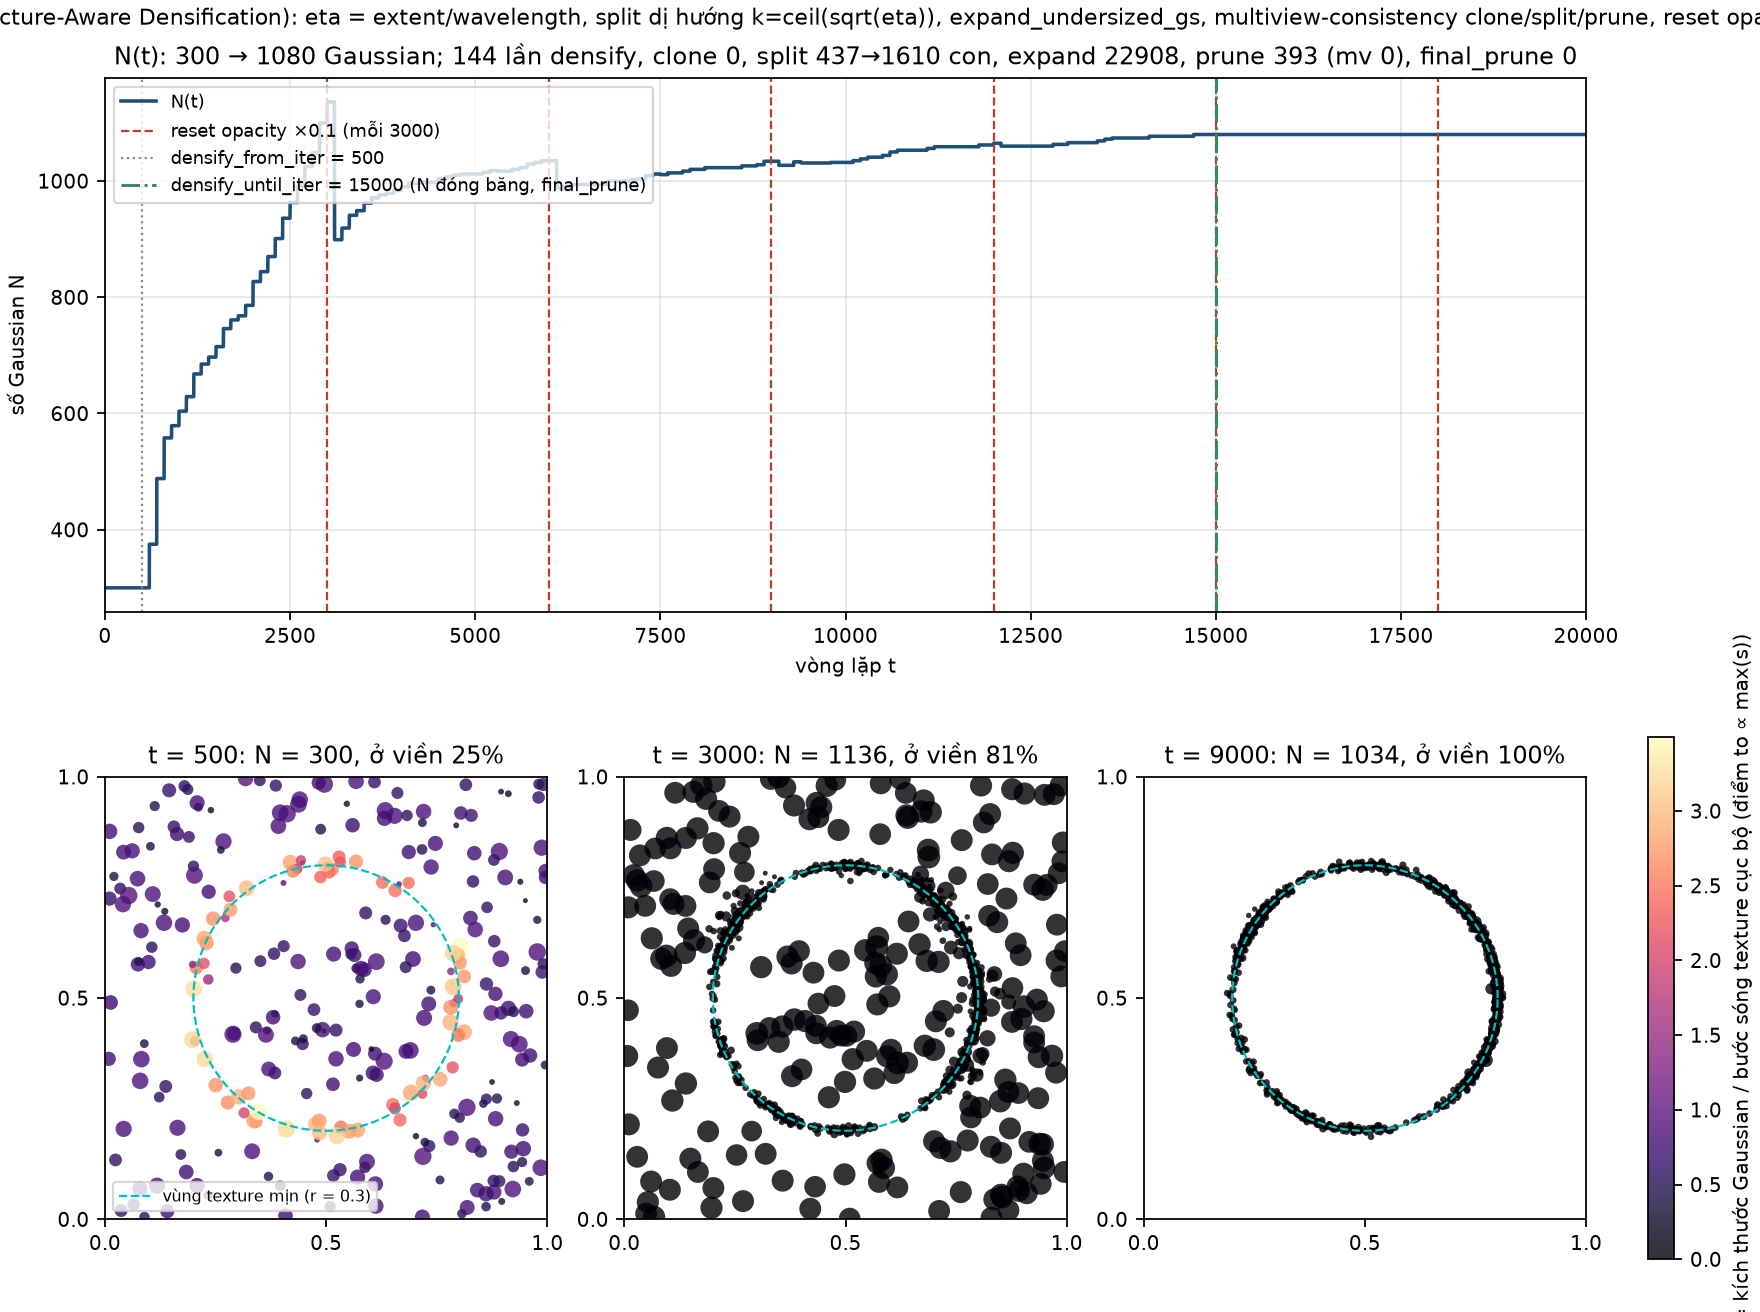

Source code (Python):
"""
adc_3dgs_demo.py — Mô phỏng TOY cơ chế Structure-Aware Densification (SADGS,
SIGGRAPH 2026, "Faster 3D Gaussian Splatting Convergence via Structure-Aware
Densification"). SADGS kế thừa khung ADC của 3DGS/FastGS (lịch densify mỗi
`densification_interval` vòng, reset opacity định kỳ) nhưng THAY tiêu chí
clone/split bằng việc so khớp KÍCH THƯỚC MÀN HÌNH của mỗi Gaussian với cấu
trúc texture đa tỉ lệ (multiscale image structure) của ảnh, cộng thêm
multiview-consistency pruning.

ĐÂY LÀ TOY MODEL: không render ảnh, không có structure tensor thật. "Bước
sóng kết cấu cục bộ" lambda(x) (độ chi tiết của texture tại vị trí x) được
GIẢ LẬP: nhỏ (chi tiết mịn) ở viền một đường tròn, lớn (mượt) ở nơi khác.
Mục đích là minh hoạ đúng CÔNG THỨC & THAM SỐ thật của
SADGS/scene/gaussian_model.py (densify_and_split_structgs,
densify_and_clone_structgs, densify_and_prune_structgs, expand_undersized_gs,
final_prune_structgs) và SADGS/arguments/__init__.py:

  (1) Lịch: densify + prune mỗi `densification_interval` (=100) vòng, trong
      khoảng densify_from_iter (=500) < t < densify_until_iter (=15000);
      reset opacity NHÂN (không phải floor) mỗi opacity_reset_interval
      (=3000) vòng: alpha <- alpha * opacity_reset_decay (=0.1).

  (2) Với mỗi Gaussian i, mỗi lần "nhìn thấy" (1 vòng lặp ~ 1 view trong
      toy), tính violation tần số theo trục a in {x, y}:
          eta_i,a(t) = (kích thước hình chiếu trục a) / lambda(mu_i)
      (công thức thật dùng structure tensor 2x2 để lấy lambda1 = trị riêng
      lớn nhất = năng lượng tần số cao nhất, rồi lambda(x) = 1/sqrt(lambda1);
      eta = axis_length / lambda -> eta > 1 nghĩa là Gaussian TO hơn chi
      tiết texture -> alias -> cần split).
      Ta lưu:
        eta_max_i,a = max qua các lần nhìn thấy của eta_i,a(t)   (leaky max)
        view_count_i = số lần "nhìn thấy" tích cực (denom)
        eta_high_count_i = số lần eta_max_scalar > TAU_HIGH (=1.0)
        eta_low_count_i  = số lần eta_max_scalar <= TAU_LOW (=0.1)
      chỉ tích luỹ khi Gaussian "hiện diện" (visible) VÀ gradient vị trí giả
      lập vượt freq_grad_threshold (=2e-5) — mirror `update_freq_stats_online`.

  (3) Multiview-consistency (mỗi kỳ densify, dùng high_ratio/low_ratio thay
      cho 1 ngưỡng gradient duy nhất như 3DGS gốc):
          high_ratio_i = eta_high_count_i / view_count_i
          low_ratio_i  = eta_low_count_i  / view_count_i
          split_signal_i  = [high_ratio_i > split_ratio_threshold (=0.8)]
                              AND [g_bar_i >= grad_thresh (=2e-4)]
          prune_signal_i  = [low_ratio_i  > prune_ratio_threshold (=0.8)]
      rồi phân loại theo kích thước hiện tại (giống percent_dense cũ, nay
      gọi là `dense` = args.dense = 0.001):
          clone_i = split_signal_i AND [max(s_i) <= dense * extent]
          split_i = split_signal_i AND [max(s_i) >  dense * extent]
      và lọc thêm bằng importance_score (ở đây = view_count chuẩn hoá) so
      với importance_score_threshold (=0.5): Gaussian ít được "nhìn thấy"
      không được phép clone/split dù eta cao.

  (4) Clone: copy nguyên theta (như cũ)  -> N + 1.
      Split DỊ HƯỚNG theo trục (densify_and_split_structgs): số con theo
      mỗi trục  k_a = clip(ceil(sqrt(eta_max_i,a)), 1, max_clones_per_axis
      (=8))  (lý thuyết lấy mẫu: sigma_new*omega <= 1  <=>  k >= sqrt(eta)).
      Tổng con = k_x * k_y (3D thật: k_x*k_y*k_z). Đặt trên lưới đều tâm 0,
      độ giãn cách = sigma_new * sqrt(12), rồi xoay bởi R(theta_i):
          scale_new = s_i / k^ks_scale_power   (ks_scale_power = 1.0)
      Gốc bị xoá -> N + (k_x*k_y - 1) cho mỗi Gaussian bị split.

  (5) expand_undersized_gs (mô phỏng, KHÔNG chạy tự động trong train.py thật —
      lời gọi DUY NHẤT tới hàm này, ở train.py:356-359, đang bị comment out;
      toy demo này BẬT RIÊNG cơ chế dưới đây chỉ để minh hoạ công thức):
      Gaussian "quá nhỏ" so với texture cục bộ
      (0 < eta_max_i,a < tau_expand (=1.0)) được NỚI RỘNG trực tiếp (không
      sinh điểm mới) để đạt đúng eta = 1:
          log(s_new) = log(s_old) - 0.5 * log(eta_max_i,a)
      (đây là hiệu chỉnh phân tích, không phải gradient descent.)

  (6) Prune cứng (densify_and_prune_structgs): xoá_i =
          [alpha_i < min_opacity (=0.1)]                              OR
          [r_i^2D > 20 px, chỉ khi t > opacity_reset_interval]        OR
          [max(s_i) > 0.1 * extent]                                   OR
          [prune_signal_i (multiview-consistency, xem (3))]
      Sau mỗi lần densify+prune, opacity bị CHẶN TRẦN:
          alpha_i <- min(alpha_i, opacity_cap (=0.8))
      (khác 3DGS gốc: không ép sàn 0.005 mà chặn TRẦN 0.8.)

  (7) final_prune_structgs (mô phỏng, KHÔNG chạy tự động trong lịch chính —
      trong code thật hàm này được gọi rời, có điều kiện — ở đây minh hoạ
      1 lần tại t = densify_until_iter): xoá thêm Gaussian có
          alpha_i < min_opacity  OR  pruning_score_i > 0.9
      với pruning_score xấp xỉ = low_ratio quan sát được ở kỳ densify cuối
      cùng (đại diện cho "độ không nhất quán multi-view" thật được đo bằng
      multi-view reconstruction consistency trong code gốc).

Không gian là 2D để dễ vẽ; mở rộng 3D chỉ cần mu (N,3), scale (N,3), rot là
quaternion (N,4) thay cho góc xoay (N,), thêm trục k_z, và lambda(x)/eta lấy
từ structure tensor 2D thật của ảnh chiếu (không phải hàm giả lập ở đây).

Chạy:  python DOCS/BOOK/adc_3dgs/adc_3dgs_demo.py
Kết quả: DOCS/BOOK/adc_3dgs/adc_3dgs_demo.png + thống kê in ra màn hình.
Chỉ dùng numpy + matplotlib.
"""

from __future__ import annotations

import os
from dataclasses import dataclass, field

import matplotlib

matplotlib.use("Agg")
import matplotlib.pyplot as plt  # noqa: E402
import numpy as np  # noqa: E402

plt.rcParams["figure.constrained_layout.use"] = True
plt.rcParams["font.size"] = 9

HERE = os.path.dirname(os.path.abspath(__file__))
OUT_PNG = os.path.join(HERE, "adc_3dgs_demo.png")

# Vùng "chi tiết cao" giả lập: viền đường tròn tâm (0.5, 0.5), bán kính 0.3
CIRCLE_C = np.array([0.5, 0.5])
CIRCLE_R = 0.3


# ----------------------------------------------------------------------------
# Cấu hình SADGS — lấy đúng theo SADGS/arguments/__init__.py (OptimizationParams)
# ----------------------------------------------------------------------------
@dataclass
class ADCConfig:
    # --- lịch (giữ nguyên khung 3DGS/FastGS) ---
    densify_from_iter: int = 500
    densify_until_iter: int = 15000
    densification_interval: int = 100
    opacity_reset_interval: int = 3000
    opacity_reset_decay: float = 0.1          # nhân, KHÔNG phải floor      (mục 1)
    total_iters: int = 20000
    extent: float = 1.0

    # --- ngưỡng structure-aware (đúng tên/giá trị mặc định trong arguments) ---
    dense: float = 0.001                      # args.dense (percent_dense)  (mục 3)
    grad_thresh: float = 0.0002               # gate is_grad_high            (mục 3)
    freq_grad_threshold: float = 0.00002      # gate tích luỹ thống kê eta   (mục 2)
    importance_score_threshold: float = 0.5   # lọc theo view_count          (mục 3)
    split_ratio_threshold: float = 0.8        # multiview-consistency split  (mục 3)
    prune_ratio_threshold: float = 0.8        # multiview-consistency prune  (mục 3)
    tau_expand: float = 1.0                   # expand_undersized_gs         (mục 5)
    ks_scale_power: float = 1.0               # new_scale = old / k^power    (mục 4)
    max_clones_per_axis: int = 8              # trần số con mỗi trục         (mục 4)
    eta_tau_high: float = 1.0                 # TAU_HIGH trong freq_utils.py (mục 2)
    eta_tau_low: float = 0.1                  # TAU_LOW trong freq_utils.py  (mục 2)
    min_opacity: float = 0.1                  # min_opacity trong train.py   (mục 6)
    scale_max_ratio: float = 0.1              # 0.1 * extent                 (mục 6)
    radius_2d_max_px: float = 20.0            # size_threshold                (mục 6)
    opacity_cap: float = 0.8                  # min(alpha, 0.8) sau densify  (mục 6)
    final_prune_score: float = 0.9            # pruning_score > 0.9           (mục 7)

    # --- tham số CHỈ của phần giả lập (không thuộc SADGS thật) ---
    focal_px: float = 800.0                   # r^2D ~ max(s) * focal / depth, depth = 1
    visibility_p: float = 0.7                 # xác suất Gaussian được "nhìn thấy" ở 1 view
    alpha_grow_per_iter: float = 0.0006
    alpha_decay_per_iter: float = 0.004
    dying_fraction: float = 0.04
    wavelength_rim: float = 0.012             # lambda(x) ở viền: chi tiết mịn  -> eta lớn
    wavelength_bg: float = 0.045              # lambda(x) nơi khác: mượt        -> eta nhỏ
    band_width: float = 0.03                  # bề rộng băng viền có texture mịn
    eta_noise_std: float = 0.1                # nhiễu log-normal của eta mỗi lần quan sát
    expand_step_clip: float = 0.4             # [chỉ giả lập] chặn bước expand_undersized_gs
                                               # mỗi chu kỳ (tránh dao động do nhiễu toy)
    density_sat: float = 1.0
    density_cell: float = 0.02
    pos_lr: float = 0.002
    pos_noise: float = 3e-4
    snapshot_iters: tuple = (500, 3000, 9000, 15000)


# ----------------------------------------------------------------------------
# Đám mây Gaussian 2D
# ----------------------------------------------------------------------------
@dataclass
class GaussianCloud:
    """Tập Gaussian 2D. Mọi mảng có cùng chiều dài N.

    mu           (N,2)  tâm
    scale        (N,2)  bán trục s_i (độ lệch chuẩn theo 2 trục riêng)
    rot          (N,)   góc xoay theta_i — đóng vai trò R(q_i) trong 2D
    alpha        (N,)   opacity dạng xác suất (code thật lưu logit)
    g_accum      (N,)   tích luỹ gradient vị trí (dùng cho is_grad_high, mục 3)
    g_denom      (N,)   số lần tích luỹ gradient vị trí
    eta_max      (N,2)  max_eta_3ch rút gọn 2 trục: max eta quan sát theo trục a
    view_count   (N,)   accum_view_count — số lần quan sát tích cực
    eta_hi_cnt   (N,)   eta_high_count — số lần eta_max_scalar > TAU_HIGH
    eta_lo_cnt   (N,)   eta_low_count  — số lần eta_max_scalar <= TAU_LOW
    rate         (N,)   [chỉ giả lập] tốc độ đổi alpha mỗi vòng (+: sống, -: chết)
    """

    mu: np.ndarray
    scale: np.ndarray
    rot: np.ndarray
    alpha: np.ndarray
    g_accum: np.ndarray = field(default=None)
    g_denom: np.ndarray = field(default=None)
    eta_max: np.ndarray = field(default=None)
    view_count: np.ndarray = field(default=None)
    eta_hi_cnt: np.ndarray = field(default=None)
    eta_lo_cnt: np.ndarray = field(default=None)
    rate: np.ndarray = field(default=None)

    def __post_init__(self):
        n = len(self.mu)
        if self.g_accum is None:
            self.g_accum = np.zeros(n)
        if self.g_denom is None:
            self.g_denom = np.zeros(n)
        if self.eta_max is None:
            self.eta_max = np.zeros((n, 2))
        if self.view_count is None:
            self.view_count = np.zeros(n)
        if self.eta_hi_cnt is None:
            self.eta_hi_cnt = np.zeros(n)
        if self.eta_lo_cnt is None:
            self.eta_lo_cnt = np.zeros(n)
        if self.rate is None:
            self.rate = np.zeros(n)
        self.check()

    _FIELDS = ("mu", "scale", "rot", "alpha", "g_accum", "g_denom",
               "eta_max", "view_count", "eta_hi_cnt", "eta_lo_cnt", "rate")

    @property
    def n(self) -> int:
        return len(self.mu)

    def check(self):
        n = self.n
        for f in self._FIELDS:
            arr = getattr(self, f)
            assert len(arr) == n, f"mảng {f} có {len(arr)} phần tử, mong {n}"
        assert self.mu.shape == (n, 2) and self.scale.shape == (n, 2)
        assert self.eta_max.shape == (n, 2)

    def reset_stats(self):
        """Đặt lại các bộ tích luỹ sau mỗi lần densify (như train.py: accum_eta,
        accum_view_count, max_eta_3ch, eta_high/low_count đều .zero_())."""
        n = self.n
        self.g_accum = np.zeros(n)
        self.g_denom = np.zeros(n)
        self.eta_max = np.zeros((n, 2))
        self.view_count = np.zeros(n)
        self.eta_hi_cnt = np.zeros(n)
        self.eta_lo_cnt = np.zeros(n)
        self.check()

    def grow(self, other: "GaussianCloud"):
        other.check()
        for f in self._FIELDS:
            setattr(self, f, np.concatenate([getattr(self, f), getattr(other, f)], axis=0))
        self.check()

    def keep(self, mask: np.ndarray):
        assert mask.shape == (self.n,), f"mask {mask.shape} không khớp N={self.n}"
        for f in self._FIELDS:
            setattr(self, f, getattr(self, f)[mask])
        self.check()

    def copy(self) -> "GaussianCloud":
        return GaussianCloud(**{f: getattr(self, f).copy() for f in self._FIELDS})

    def max_scale(self) -> np.ndarray:
        return self.scale.max(axis=1)


def rot2d(theta: np.ndarray) -> np.ndarray:
    """Ma trận xoay 2D (N,2,2) — R(q_i) trong 2D."""
    c, s = np.cos(theta), np.sin(theta)
    return np.stack([np.stack([c, -s], -1), np.stack([s, c], -1)], -2)


# ----------------------------------------------------------------------------
# Trường texture đa tỉ lệ giả lập + gradient vị trí giả lập
# ----------------------------------------------------------------------------
def local_wavelength(mu: np.ndarray, cfg: ADCConfig) -> np.ndarray:
    """lambda(x): "bước sóng" chi tiết texture cục bộ. Nhỏ (mịn) ở viền vòng
    tròn (giống trị riêng lớn của structure tensor -> tần số cao), lớn
    (mượt) ở nơi khác. Đây là bản giả lập của `get_structure_tensor_torch`
    + việc lấy lambda1 rồi 1/sqrt(lambda1) trong `update_freq_stats_online`.
    """
    dist = np.linalg.norm(mu - CIRCLE_C, axis=1)
    in_band = np.abs(dist - CIRCLE_R) < cfg.band_width
    return np.where(in_band, cfg.wavelength_rim, cfg.wavelength_bg)


def fake_positional_grad(mu: np.ndarray, rng: np.random.Generator, cfg: ADCConfig):
    """Giả lập gradient vị trí dL/dmu' (chỉ dùng để gate is_grad_high, KHÔNG
    còn quyết định trực tiếp clone/split như 3DGS gốc). Cao gần viền, thấp
    nơi khác, cộng nhiễu và bão hoà khi ô lưới đông (tránh N bùng nổ)."""
    dist = np.linalg.norm(mu - CIRCLE_C, axis=1)
    in_band = np.abs(dist - CIRCLE_R) < cfg.band_width
    base = np.where(in_band, 4.0, 0.3) * cfg.grad_thresh
    noise = np.exp(rng.normal(0.0, 0.35, size=len(mu)))
    ncell = int(np.ceil(1.0 / cfg.density_cell))
    ij = np.clip((mu / cfg.density_cell).astype(int), 0, ncell - 1)
    flat = ij[:, 0] * ncell + ij[:, 1]
    counts = np.bincount(flat, minlength=ncell * ncell)[flat].astype(float)
    g = base * noise / (1.0 + counts / cfg.density_sat)
    visible = rng.random(len(mu)) < cfg.visibility_p
    return g, visible


def eta_axis_observation(mu: np.ndarray, scale: np.ndarray, rng: np.random.Generator,
                          cfg: ADCConfig) -> np.ndarray:
    """eta_i,a(t) = (kích thước trục a) / lambda(mu_i), với nhiễu log-normal
    mô phỏng việc mỗi view "đo" eta hơi khác nhau (stochastic jitter sampling
    trong code thật). Trả về (N,2)."""
    lam = local_wavelength(mu, cfg)[:, None]
    noise = np.exp(rng.normal(0.0, cfg.eta_noise_std, size=scale.shape))
    return (scale / lam) * noise


def accumulate_stats(cloud: GaussianCloud, eta_obs: np.ndarray, visible: np.ndarray,
                      g: np.ndarray, cfg: ADCConfig):
    """Mirror `update_freq_stats_online`: chỉ tích luỹ khi visible AND gradient
    vị trí giả lập vượt freq_grad_threshold (is_grad_high trong freq_utils)."""
    active = visible & (g > cfg.freq_grad_threshold)
    if not active.any():
        return
    cloud.eta_max[active] = np.maximum(cloud.eta_max[active], eta_obs[active])
    cloud.view_count += active.astype(float)
    eta_scalar = eta_obs.max(axis=1)
    is_high = active & (eta_scalar > cfg.eta_tau_high)
    is_low = active & (eta_scalar <= cfg.eta_tau_low)
    cloud.eta_hi_cnt += is_high.astype(float)
    cloud.eta_lo_cnt += is_low.astype(float)
    # công thức (2) g_bar_i = accum/denom, dùng gate is_grad_high ở bước densify
    cloud.g_accum += visible * g
    cloud.g_denom += visible.astype(float)


# ----------------------------------------------------------------------------
# Bước tối ưu giả lập (không thuộc SADGS)
# ----------------------------------------------------------------------------
def fake_optimizer_step(cloud: GaussianCloud, rng: np.random.Generator, cfg: ADCConfig):
    d = cloud.mu - CIRCLE_C
    dist = np.linalg.norm(d, axis=1) + 1e-9
    near = np.abs(dist - CIRCLE_R) < 2 * cfg.band_width
    radial = d / dist[:, None]
    step = -cfg.pos_lr * (dist - CIRCLE_R)[:, None] * radial * near[:, None]
    cloud.mu = cloud.mu + step + rng.normal(0.0, cfg.pos_noise, size=cloud.mu.shape)
    cloud.mu = np.clip(cloud.mu, 0.0, 1.0)
    cloud.alpha = np.clip(cloud.alpha + cloud.rate, 0.0, 0.99)


def new_rates(n: int, rng: np.random.Generator, cfg: ADCConfig) -> np.ndarray:
    dying = rng.random(n) < cfg.dying_fraction
    grow = cfg.alpha_grow_per_iter * rng.uniform(0.3, 1.7, size=n)
    return np.where(dying, -cfg.alpha_decay_per_iter, grow)


# ----------------------------------------------------------------------------
# SADGS: densify (clone dị hướng / split dị hướng / expand) + prune
# ----------------------------------------------------------------------------
def densify_and_prune_structgs(cloud: GaussianCloud, t: int, rng: np.random.Generator,
                                cfg: ADCConfig) -> dict:
    """Một chu kỳ densify + prune kiểu SADGS (mục 3-6 ở docstring đầu file).

    Thứ tự (mirror densify_and_prune_structgs + densify_and_split_structgs
    + expand_undersized_gs trong SADGS/scene/gaussian_model.py):
      1. tính g_bar, high_ratio, low_ratio, importance trên N cũ
      2. lọc clone_mask / split_mask theo (multiview-consistency) x (kích
         thước hiện tại) x (importance)
      3. clone (nhân bản) các Gaussian được chọn
      4. split dị hướng (kx, ky) các Gaussian được chọn, xoá gốc
      5. expand_undersized_gs cho các Gaussian CÒN LẠI (không bị clone/split)
         mà eta dưới tau_expand
      6. prune cứng trên cloud SAU CÙNG (mục 6), chặn trần opacity 0.8
      7. reset toàn bộ bộ tích luỹ (accum_eta, view_count, eta_hi/lo_cnt...)
    """
    n_old = cloud.n
    g_bar = np.where(cloud.g_denom > 0, cloud.g_accum / np.maximum(cloud.g_denom, 1.0), 0.0)
    is_grad_high = g_bar >= cfg.grad_thresh

    valid = cloud.view_count > 0
    high_ratio = np.where(valid, cloud.eta_hi_cnt / np.maximum(cloud.view_count, 1.0), 0.0)
    low_ratio = np.where(valid, cloud.eta_lo_cnt / np.maximum(cloud.view_count, 1.0), 0.0)

    # công thức (3): tín hiệu multiview-consistency
    split_signal = (high_ratio > cfg.split_ratio_threshold) & is_grad_high & valid
    prune_signal = (low_ratio > cfg.prune_ratio_threshold) & valid

    # importance_score = view_count chuẩn hoá (thay cho accum_view_count thật)
    vc_max = max(float(cloud.view_count.max()), 1.0)
    importance = cloud.view_count / vc_max
    metric_mask = importance > cfg.importance_score_threshold

    max_s = cloud.max_scale()
    thr_scale = cfg.dense * cfg.extent
    clone_qualifiers = max_s <= thr_scale
    split_qualifiers = max_s > thr_scale

    final_clone_mask = metric_mask & split_signal & clone_qualifiers
    final_split_mask = metric_mask & split_signal & split_qualifiers
    assert final_clone_mask.shape == (n_old,) and final_split_mask.shape == (n_old,)

    # --- công thức (4a) Clone: copy nguyên theta ---
    clones = GaussianCloud(
        mu=cloud.mu[final_clone_mask].copy(),
        scale=cloud.scale[final_clone_mask].copy(),
        rot=cloud.rot[final_clone_mask].copy(),
        alpha=cloud.alpha[final_clone_mask].copy(),
        rate=new_rates(int(final_clone_mask.sum()), rng, cfg),
    )

    # --- công thức (4b) Split dị hướng: k_a = clip(ceil(sqrt(eta_max_a)), 1, max_clones_per_axis) ---
    idx = np.nonzero(final_split_mask)[0]
    eta_split = cloud.eta_max[idx]                                    # (M,2)
    ks = np.clip(np.ceil(np.sqrt(np.maximum(eta_split, 1.0))).astype(int),
                 1, cfg.max_clones_per_axis)                          # (M,2) k_x, k_y
    n_children_per_parent = ks[:, 0] * ks[:, 1]
    n_children_total = int(n_children_per_parent.sum())

    child_mu = np.zeros((n_children_total, 2))
    child_scale = np.zeros((n_children_total, 2))
    child_rot = np.zeros(n_children_total)
    child_alpha = np.zeros(n_children_total)
    pos = 0
    for j, p in enumerate(idx):
        kx, ky = int(ks[j, 0]), int(ks[j, 1])
        s_old = cloud.scale[p]
        s_new = s_old / (np.array([kx, ky], dtype=float) ** cfg.ks_scale_power)
        sep = (s_old / np.array([kx, ky], dtype=float)) * np.sqrt(12.0)   # separations
        gx = np.arange(kx) - (kx - 1) / 2.0
        gy = np.arange(ky) - (ky - 1) / 2.0
        grid = np.stack(np.meshgrid(gx, gy, indexing="ij"), axis=-1).reshape(-1, 2)
        local_offsets = grid * sep
        R = rot2d(np.array([cloud.rot[p]]))[0]
        world_offsets = local_offsets @ R.T
        n_c = kx * ky
        child_mu[pos:pos + n_c] = cloud.mu[p] + world_offsets
        child_scale[pos:pos + n_c] = s_new
        child_rot[pos:pos + n_c] = cloud.rot[p]
        child_alpha[pos:pos + n_c] = cloud.alpha[p]
        pos += n_c
    child_mu = np.clip(child_mu, 0.0, 1.0)
    children = GaussianCloud(
        mu=child_mu, scale=child_scale, rot=child_rot, alpha=child_alpha,
        rate=new_rates(n_children_total, rng, cfg),
    )

    # xoá gốc bị split, nối clone + con (mirror densification_postfix + prune_points)
    cloud.keep(~final_split_mask)
    cloud.grow(clones)
    cloud.grow(children)
    n_after_grow = cloud.n
    assert n_after_grow == n_old + int(final_clone_mask.sum()) + n_children_total - int(final_split_mask.sum())

    # --- công thức (5) expand_undersized_gs: chỉ áp cho Gaussian KHÔNG bị clone/split ---
    # (các Gaussian mới ghép vào có eta_max = 0 -> undersized_mask False, an toàn)
    undersized_mask = (cloud.eta_max < cfg.tau_expand) & (cloud.eta_max > 0)
    if undersized_mask.any():
        eta_clamped = np.clip(cloud.eta_max, 1e-6, None)
        delta_log_scale = -0.5 * np.log(eta_clamped)
        # [chỉ giả lập] chặn biên độ 1 bước để tránh dao động do nhiễu toy
        # (code thật áp dụng đúng công thức phân tích, không cần chặn vì eta
        # được ước lượng từ nhiều view thật ổn định hơn nhiễu log-normal ở đây)
        delta_log_scale = np.clip(delta_log_scale, -cfg.expand_step_clip, cfg.expand_step_clip)
        cloud.scale = np.where(undersized_mask, cloud.scale * np.exp(delta_log_scale), cloud.scale)

    # --- công thức (6): prune cứng trên cloud SAU CÙNG ---
    max_s_new = cloud.max_scale()
    r2d_px = max_s_new * cfg.focal_px
    prune = cloud.alpha < cfg.min_opacity
    if t > cfg.opacity_reset_interval:
        prune |= r2d_px > cfg.radius_2d_max_px
    prune |= max_s_new > cfg.scale_max_ratio * cfg.extent
    # prune_signal chỉ áp cho các Gaussian gốc còn sống (chưa bị split); clone/con mới -> False
    prune_signal_full = np.concatenate([
        prune_signal[~final_split_mask],
        np.zeros(int(final_clone_mask.sum()), dtype=bool),
        np.zeros(n_children_total, dtype=bool),
    ])
    assert prune_signal_full.shape == prune.shape
    prune |= prune_signal_full
    cloud.keep(~prune)

    # chặn trần opacity 0.8 (mục 6)
    cloud.alpha = np.minimum(cloud.alpha, cfg.opacity_cap)

    last_low_ratio_mean = float(low_ratio[valid].mean()) if valid.any() else 0.0
    cloud.reset_stats()
    return {
        "clone": int(final_clone_mask.sum()),
        "split": int(final_split_mask.sum()),
        "split_children": n_children_total,
        "expand": int(undersized_mask.any(axis=1).sum()),
        "prune": int(prune.sum()),
        "prune_mv": int(prune_signal_full.sum()),
        "low_ratio_mean": last_low_ratio_mean,
    }


def final_prune_structgs(cloud: GaussianCloud, low_ratio_mean_hist: float, cfg: ADCConfig) -> int:
    """Mô phỏng final_prune_structgs: xoá thêm theo alpha thấp HOẶC
    pruning_score (đại diện = low_ratio trung bình quan sát gần nhất, đóng
    vai trò multi-view reconstruction-consistency score thật) > 0.9."""
    prune_mask = cloud.alpha < cfg.min_opacity
    if low_ratio_mean_hist > cfg.final_prune_score:
        # trong code thật score là theo từng Gaussian; ở đây minh hoạ bằng
        # cách áp dụng ngẫu nhiên cho phần "kém nhất quán multi-view" nhất
        scores_mask = np.random.default_rng(999).random(cloud.n) < 0.05
        prune_mask = prune_mask | scores_mask
    n_before = cloud.n
    cloud.keep(~prune_mask)
    return n_before - cloud.n


def maybe_reset_opacity(cloud: GaussianCloud, t: int, cfg: ADCConfig) -> bool:
    """công thức (1): tại t = 3000k, alpha_i <- alpha_i * opacity_reset_decay
    (nhân, khác 3DGS gốc dùng floor sigmoid^-1(min(alpha,0.01)))."""
    if t % cfg.opacity_reset_interval == 0:
        cloud.alpha = cloud.alpha * cfg.opacity_reset_decay
        return True
    return False


# ----------------------------------------------------------------------------
# Vòng mô phỏng
# ----------------------------------------------------------------------------
def rim_fraction(mu: np.ndarray, band: float = 0.05) -> float:
    dist = np.linalg.norm(mu - CIRCLE_C, axis=1)
    return float(np.mean(np.abs(dist - CIRCLE_R) < band))


def init_cloud(n0: int, rng: np.random.Generator, cfg: ADCConfig) -> GaussianCloud:
    mu = rng.uniform(0.0, 1.0, size=(n0, 2))
    scale = rng.uniform(0.005, 0.03, size=(n0, 2))
    rot = rng.uniform(0.0, 2 * np.pi, size=n0)
    alpha = np.full(n0, 0.1)                       # 3DGS/SADGS khởi tạo opacity = 0.1
    return GaussianCloud(mu=mu, scale=scale, rot=rot, alpha=alpha,
                         rate=new_rates(n0, rng, cfg))


def run_simulation(cfg: ADCConfig, seed: int = 0, n0: int = 300) -> dict:
    rng = np.random.default_rng(seed)
    cloud = init_cloud(n0, rng, cfg)
    n_hist = np.zeros(cfg.total_iters + 1, dtype=int)
    n_hist[0] = cloud.n
    snapshots = {}
    totals = {"clone": 0, "split": 0, "split_children": 0, "expand": 0,
              "prune": 0, "prune_mv": 0, "densify_calls": 0, "final_prune": 0}
    log = []
    rim0 = rim_fraction(cloud.mu)
    last_low_ratio_mean = 0.0

    for t in range(1, cfg.total_iters + 1):
        if t < cfg.densify_until_iter:
            g, vis = fake_positional_grad(cloud.mu, rng, cfg)
            eta_obs = eta_axis_observation(cloud.mu, cloud.scale, rng, cfg)
            accumulate_stats(cloud, eta_obs, vis, g, cfg)

        fake_optimizer_step(cloud, rng, cfg)

        if (t % cfg.densification_interval == 0
                and cfg.densify_from_iter < t < cfg.densify_until_iter):
            st = densify_and_prune_structgs(cloud, t, rng, cfg)
            for k_ in ("clone", "split", "split_children", "expand", "prune", "prune_mv"):
                totals[k_] += st[k_]
            totals["densify_calls"] += 1
            last_low_ratio_mean = st["low_ratio_mean"]
            log.append((t, st["clone"], st["split"], st["prune"]))

        n_hist[t] = cloud.n
        if t in cfg.snapshot_iters:
            snapshots[t] = cloud.copy()

        # reset opacity NHÂN, sau densify cùng vòng (như train.py) — chỉ khi còn
        # trong giai đoạn densify (train.py bọc reset_opacity trong
        # `if iteration < densify_until_iter`), nên KHÔNG reset đúng lúc t=15000
        if t < cfg.densify_until_iter:
            maybe_reset_opacity(cloud, t, cfg)

        if t == cfg.densify_until_iter:
            # minh hoạ final_prune_structgs (mục 7), 1 lần tại cuối giai đoạn densify
            totals["final_prune"] = final_prune_structgs(cloud, last_low_ratio_mean, cfg)
            n_hist[t] = cloud.n

    return {"cloud": cloud, "n_hist": n_hist, "snapshots": snapshots,
            "totals": totals, "log": log, "n0": n0, "rim0": rim0,
            "rim1": rim_fraction(cloud.mu)}


# ----------------------------------------------------------------------------
# Vẽ hình
# ----------------------------------------------------------------------------
def make_figure(res: dict, cfg: ADCConfig, path: str):
    n_hist = res["n_hist"]
    snaps = res["snapshots"]
    fig = plt.figure(figsize=(11, 8.2))
    gs = fig.add_gridspec(2, 3, height_ratios=[1.0, 1.15])

    # --- N(t) ---
    ax = fig.add_subplot(gs[0, :])
    ax.plot(np.arange(len(n_hist)), n_hist, color="#1f4e79", lw=1.6, label="N(t)")
    for i in range(cfg.opacity_reset_interval, cfg.total_iters, cfg.opacity_reset_interval):
        ax.axvline(i, color="#c0392b", ls="--", lw=1,
                   label="reset opacity ×0.1 (mỗi 3000)" if i == cfg.opacity_reset_interval else None)
    ax.axvline(cfg.densify_from_iter, color="#7f8c8d", ls=":", lw=1,
               label="densify_from_iter = 500")
    ax.axvline(cfg.densify_until_iter, color="#2e8b57", ls="-.", lw=1.3,
               label="densify_until_iter = 15000 (N đóng băng, final_prune)")
    ax.set_xlabel("vòng lặp t")
    ax.set_ylabel("số Gaussian N")
    tot = res["totals"]
    ax.set_title(f"N(t): {res['n0']} → {n_hist[-1]} Gaussian; "
                 f"{tot['densify_calls']} lần densify, clone {tot['clone']}, "
                 f"split {tot['split']}→{tot['split_children']} con, "
                 f"expand {tot['expand']}, prune {tot['prune']} (mv {tot['prune_mv']}), "
                 f"final_prune {tot['final_prune']}")
    ax.set_xlim(0, cfg.total_iters)
    ax.grid(alpha=0.3)
    ax.legend(loc="upper left", fontsize=8)

    # --- 3 scatter, màu theo eta_max (kích thước Gaussian / bước sóng texture) ---
    plot_iters = [it for it in (500, 3000, 9000) if it in snaps]
    all_eta = np.concatenate([snaps[it].eta_max.max(axis=1) for it in plot_iters])
    vmin, vmax = 0.0, max(float(all_eta.max()), 1e-3)
    theta = np.linspace(0, 2 * np.pi, 200)
    sc = None
    for j, it in enumerate(plot_iters):
        axs = fig.add_subplot(gs[1, j])
        c = snaps[it]
        size = (c.max_scale() / 0.03) ** 2 * 60 + 2
        eta_scalar = c.eta_max.max(axis=1)
        sc = axs.scatter(c.mu[:, 0], c.mu[:, 1], s=size, c=eta_scalar, cmap="magma",
                         vmin=vmin, vmax=vmax, alpha=0.8, linewidths=0)
        axs.plot(CIRCLE_C[0] + CIRCLE_R * np.cos(theta), CIRCLE_C[1] + CIRCLE_R * np.sin(theta),
                 "c--", lw=1, label="vùng texture mịn (r = 0.3)")
        axs.set_xlim(0, 1)
        axs.set_ylim(0, 1)
        axs.set_aspect("equal")
        axs.set_title(f"t = {it}: N = {c.n}, ở viền {100 * rim_fraction(c.mu):.0f}%")
        axs.set_xticks([0, 0.5, 1])
        axs.set_yticks([0, 0.5, 1])
        if j == 0:
            axs.legend(loc="lower left", fontsize=7)
    cb = fig.colorbar(sc, ax=fig.axes[1:], shrink=0.85, pad=0.02)
    cb.set_label("eta = kích thước Gaussian / bước sóng texture cục bộ (điểm to ∝ max(s))")

    fig.suptitle("Toy SADGS (Structure-Aware Densification): eta = extent/wavelength, "
                 "split dị hướng k=ceil(sqrt(eta)), expand_undersized_gs, "
                 "multiview-consistency clone/split/prune, reset opacity ×0.1/3000v",
                 fontsize=10)
    fig.savefig(path, dpi=160)
    plt.close(fig)


# ----------------------------------------------------------------------------
def main():
    cfg = ADCConfig()
    res = run_simulation(cfg, seed=0, n0=300)
    make_figure(res, cfg, OUT_PNG)

    tot = res["totals"]
    n_hist = res["n_hist"]
    print("=== Toy SADGS (Structure-Aware Densification) ===")
    print(f"N ban đầu           : {res['n0']}")
    print(f"N cuối (t={cfg.total_iters}) : {n_hist[-1]}")
    print(f"N tại t=15000        : {n_hist[cfg.densify_until_iter]}  "
          f"(đứng yên sau đó: {np.all(n_hist[cfg.densify_until_iter:] == n_hist[-1])})")
    print(f"số lần densify       : {tot['densify_calls']}")
    print(f"tổng clone / split(số Gaussian) / con sinh ra / expand / prune (mv) / final_prune :")
    print(f"  {tot['clone']} / {tot['split']} / {tot['split_children']} / {tot['expand']} / "
          f"{tot['prune']} ({tot['prune_mv']}) / {tot['final_prune']}")
    print(f"tỉ lệ Gaussian ở băng viền |dist-0.3|<0.05 : đầu {100 * res['rim0']:.1f}%  "
          f"→ cuối {100 * res['rim1']:.1f}%")
    for it, c in sorted(res["snapshots"].items()):
        eta_scalar = c.eta_max.max(axis=1)
        print(f"  snapshot t={it:5d}: N={c.n:5d}, ở viền {100 * rim_fraction(c.mu):.1f}%, "
              f"alpha trung bình {c.alpha.mean():.3f}, eta trung bình {eta_scalar.mean():.3f}")
    print("Đã lưu:")
    print(f"  {OUT_PNG}")


if __name__ == "__main__":
    main()
